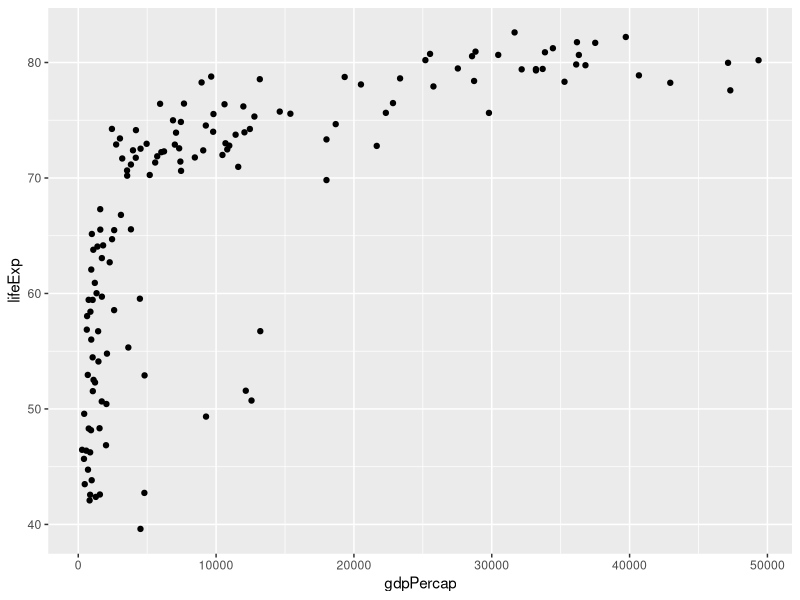
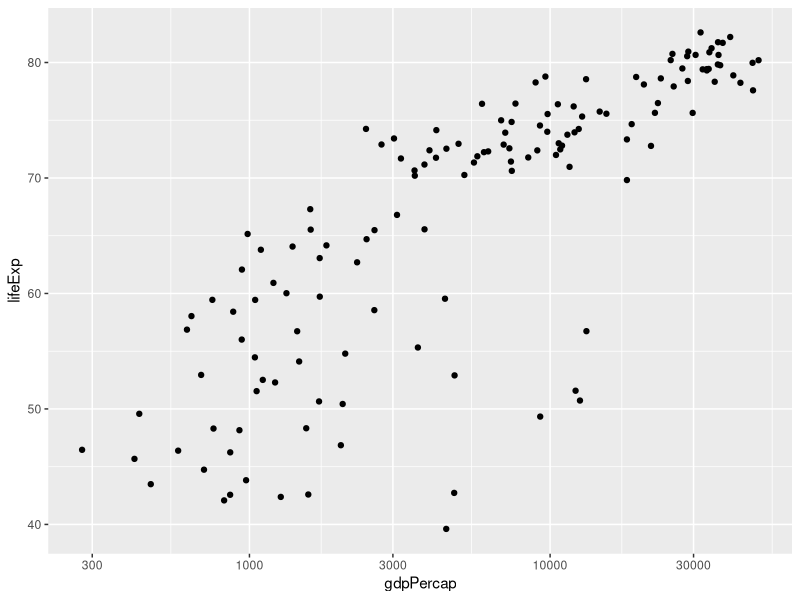
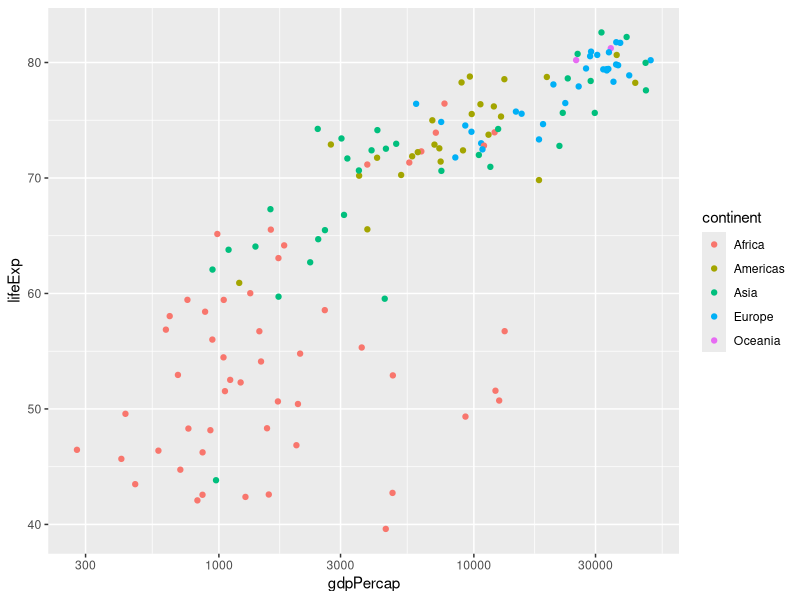
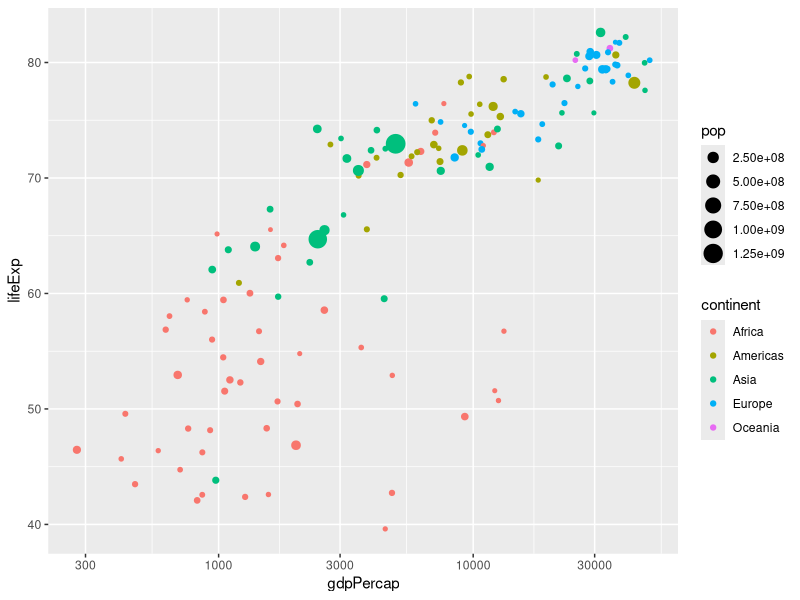
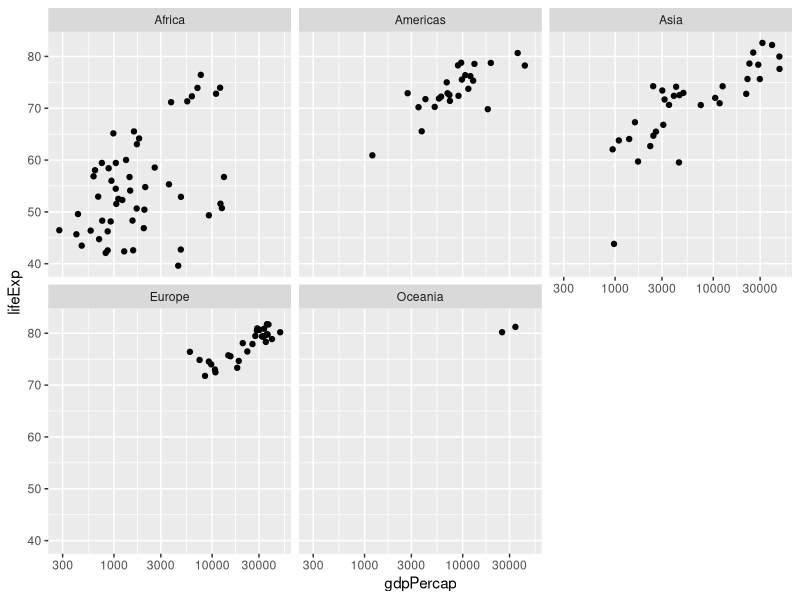
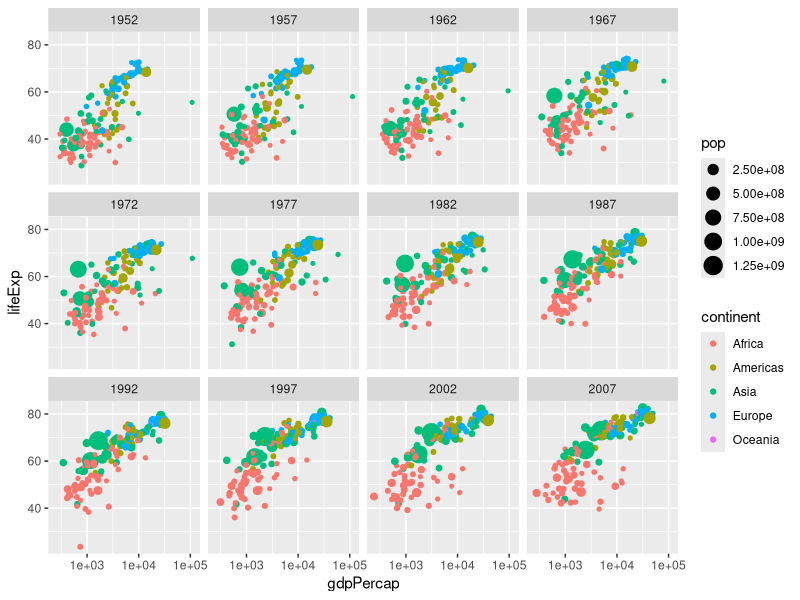
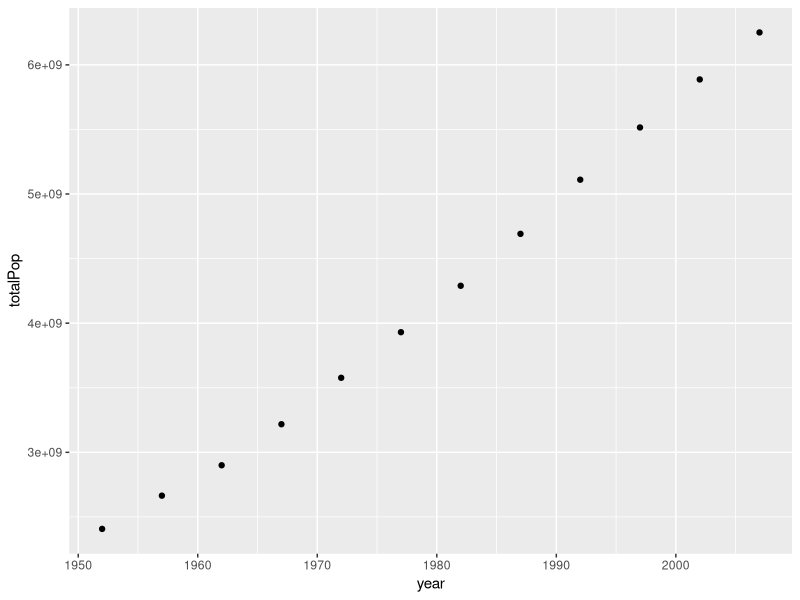
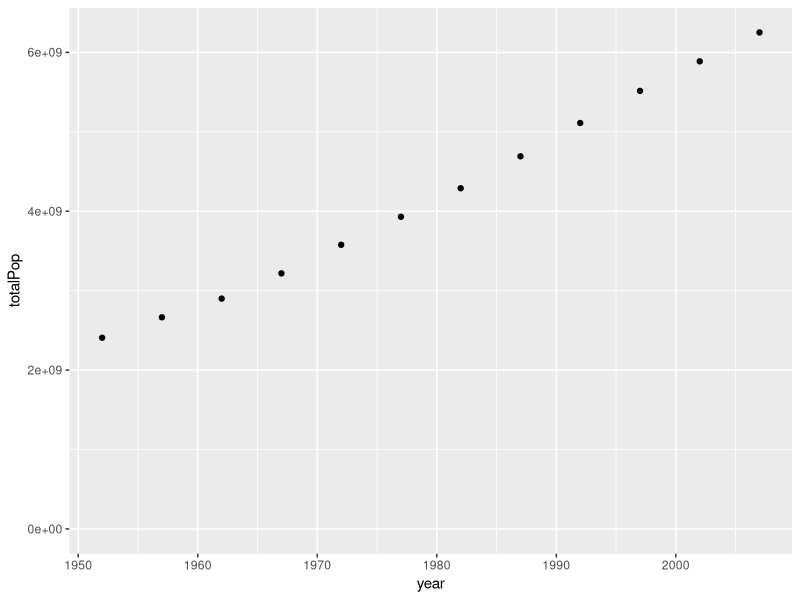

These figures' R source, in order: (Note: this script raises an error after producing the figures.)
## ---- chunk 1
library(dplyr)
library(ggplot2)
library(readr)
## ---- chunk 2
gapminder <- read_tsv("gapminder.tsv", col_names = TRUE)
## ---- chunk 3
gapminder_07 <- gapminder %>%
    filter(year == 2007)
## ---- chunk 4
# relationship bewteen a country's wealth and life expectancy for year 2007
ggplot(gapminder_07, aes(x = gdpPercap, y = lifeExp)) +
    geom_point()
## ---- chunk 5
ggplot(gapminder_07, aes(x = gdpPercap, y = lifeExp)) +
  geom_point() +
  scale_x_log10()
## ---- chunk 6
# added color
ggplot(gapminder_07, aes(x = gdpPercap, y = lifeExp,
                         color = continent)) +
  geom_point() +
  scale_x_log10()
## ---- chunk 7
# including population as size of points
ggplot(gapminder_07, aes(x = gdpPercap, y = lifeExp,
                         color = continent,
                         size = pop)) +
  geom_point() +
  scale_x_log10()
## ---- chunk 8
ggplot(gapminder_07, aes(x = gdpPercap, y = lifeExp)) +
  geom_point() +
  scale_x_log10() +
  facet_wrap(~ continent)
## ---- chunk 9
# include color, size, facet by year
ggplot(gapminder, aes(x = gdpPercap, y = lifeExp,
                      color = continent,
                      size = pop)) +
  geom_point() +
  scale_x_log10() +
  facet_wrap(~ year)
## ---- chunk 10
# get average life expectancy across all countries and years
gapminder %>%
  summarize(meanLifeExp = mean(lifeExp))

## ---- chunk 11
# average life expectancy in the year 2007
gapminder %>%filter(year == 2007) %>% summarize(meanLifeExp = mean(lifeExp))
## ---- chunk 12
# summarize two variables at once
gapminder %>% filter(year == 2007) %>% summarize(meanLifeExp = mean(lifeExp),
            totalPop = sum(pop))
## ---- chunk 13
# find median life expectancy
gapminder %>%
  summarize(medianLifeExp = median(lifeExp))
## ---- chunk 14
# Filter for 1957 then summarize the median life expectancy
gapminder %>%
    filter(year == 1957) %>%
    summarize(medianLifeExp = median(lifeExp))
## ---- chunk 15
# Filter for 1957 then summarize the median life expectancy and the maximum GDP per capita
gapminder %>%
  filter(year == 1957) %>%
  summarize(medianLifeExp = median(lifeExp),
            maxGdpPercap = max(gdpPercap))
## ---- chunk 16
# subset data by year for all the countries
# then summarize mean life expectancy & population
gapminder %>%
    group_by(year) %>%
    summarize(meanLifeExp = mean(lifeExp),
              totalPop = sum(pop))
## ---- chunk 17
# year 2007 data, group by continent
gapminder %>%
    filter(year == 2007) %>%
    group_by(continent) %>%
    summarize(meanLifeExp = mean(lifeExp),
              totalPop = sum(pop))

## ---- chunk 18
# summarize by continent and year
gapminder %>%
    group_by(year, continent) %>%
    summarize(meanLifeExp = mean(lifeExp),
              totalPop = sum(pop))
## ---- chunk 19
# Find median life expectancy and maximum GDP per capita in each year
gapminder %>% group_by(year) %>% 
    summarize(medianLifeExp = median(lifeExp),
              maxGdpPercap = max(gdpPercap))
## ---- chunk 20
# Find median life expectancy and maximum GDP per capita in each continent in 1957
gapminder %>%
    filter(year == 1957) %>%
    group_by(continent) %>%
    summarize(medianLifeExp = median(lifeExp),
              maxGdpPercap = max(gdpPercap))
## ---- chunk 21
# Find median life expectancy and maximum GDP per capita in each year/continent combination
gapminder %>%
    group_by(continent, year) %>%
    summarize(medianLifeExp = median(lifeExp),
              maxGdpPercap = max(gdpPercap))
## ---- chunk 22
# summarized data by year
by_year <- gapminder %>% 
    group_by(year) %>% 
    summarize(totalPop = sum(pop),
              meanLifeExp = mean(lifeExp))

by_year
## ---- chunk 23
# visualizing population over time
ggplot(by_year, aes(x = year, y = totalPop)) +
    geom_point()
## ---- chunk 24
# same as above, but y-axis shows the 0
ggplot(by_year, aes(x = year, y = totalPop)) +
    geom_point() +
    expand_limits(y = 0)
## ---- chunk 25
# summarize by year and continent
by_year_continent <- gapminder %>% 
    group_by(year, continent) %>%
    summarize(totalPop = sum(pop),
              meanLifeExp = mean(lifeExp))

by_year_continent
## ---- chunk 26
ggplot(by_year_continent, aes(x = year, y = totalPop, color = continent)) +
    geom_point() +
    expand_limits(y = 0)
## ---- chunk 27
# subset data: group by year, summarize median GDP per capita
byYear <- gapminder %>%
  group_by(year) %>%
  summarize(medianGdpPercap = median(gdpPercap))
## ---- chunk 28
# line plot showing the change in median GDP per capita over time
ggplot(byYear, aes(x = year, y = medianGdpPercap)) +
  geom_line() +
  expand_limits(y = 0)
## ---- chunk 29
# Summarize the median gdpPercap by year & continent, save as by_year_continent
byYear_continent <- gapminder %>%
  group_by(year, continent) %>%
  summarize(medianGdpPercap = median(gdpPercap))

byYear_continent
## ---- chunk 30
# Create a line plot showing the change in medianGdpPercap by continent over time
ggplot(byYear_continent, aes(x = year, y = medianGdpPercap,
                             color = continent)) +
  geom_line() +
  expand_limits(y = 0)
## ---- chunk 31
# summarize by continent
by_continent <- gapminder %>% 
  filter(year == 2007) %>% 
  group_by(continent) %>% 
  summarize(meanLifeExp = mean(lifeExp))

by_continent
## ---- chunk 32
# bar plot by continent
ggplot(by_continent, x = continent, y = meanLifeExp) +
## ---- chunk 33
# subset the data
gapminder_1952 <- gapminder %>%
    filter(year == 1952)
## ---- chunk 34
# population on x-axis, GDP per capita on y-axis
ggplot(gapminder_1952, aes(x = pop, y = gdpPercap)) +
  geom_point()
## ---- chunk 35
ggplot(gapminder_1952, aes(x = pop, y = gdpPercap)) +
  geom_point() +
  scale_x_log10() +
  scale_y_log10()
## ---- chunk 36
# pop on the x-axis and lifeExp on the y-axis
ggplot(gapminder_1952, aes(x = pop, y = lifeExp)) + 
    geom_point()
## ---- chunk 37
ggplot(gapminder_1952, aes(x = pop, y = lifeExp)) +
  geom_point() +
  scale_x_log10()
## ---- chunk 38
# including color
ggplot(gapminder_1952, aes(x = pop, y = lifeExp,
                           color = continent)) +
  geom_point() +
  scale_x_log10()
## ---- chunk 39
# including size
ggplot(gapminder_1952, aes(x = pop, y = lifeExp,
                           color = continent,
                           size = gdpPercap)) +
  geom_point() +
  scale_x_log10()
## ---- chunk 40
# Facet by continent, need to remove color
ggplot(gapminder_1952, aes(x = pop, y = lifeExp)) +
  geom_point() +
  scale_x_log10() +
  facet_wrap(~ continent)
